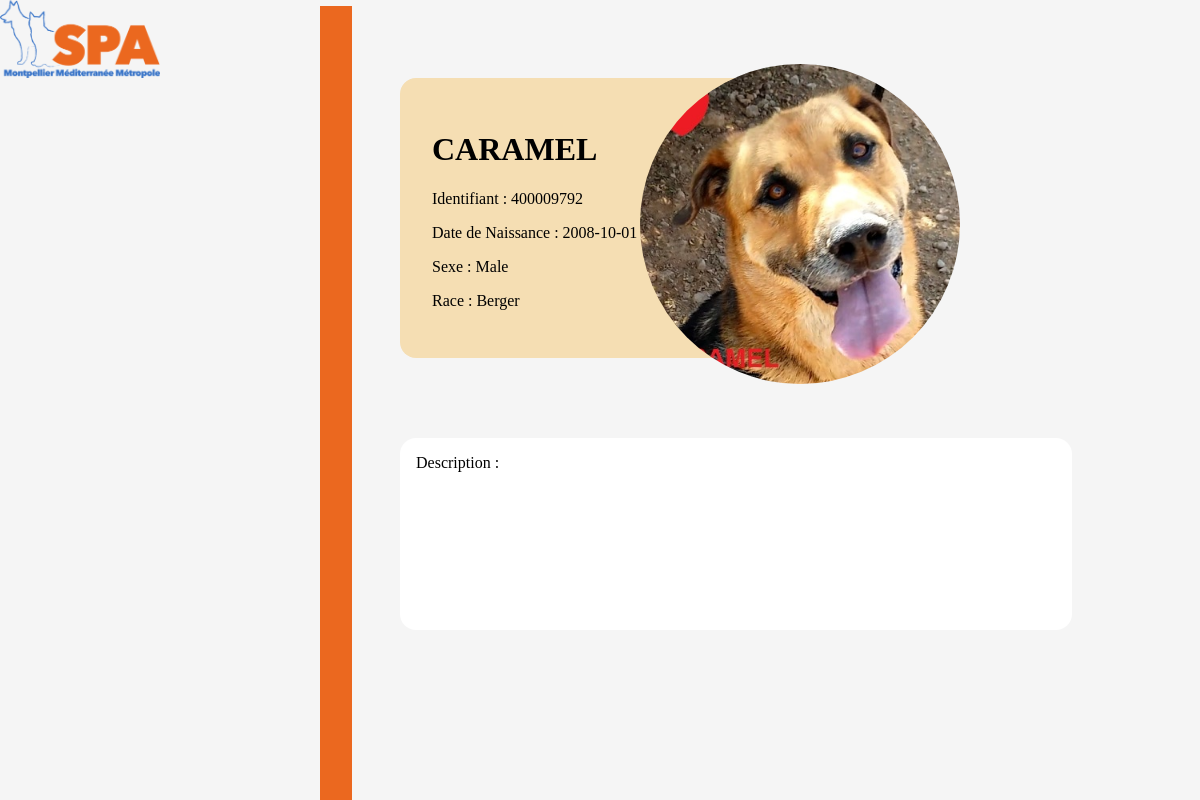
The page /Interface/Connexe/ficheChien.php?identifiant=400009792 on the database its author committed.
### tables this page shows
CREATE TABLE `chien` (
  `idChien` int(10) NOT NULL,
  `nomChien` varchar(50) DEFAULT NULL,
  `dateNaissance` date DEFAULT NULL,
  `dateEntree` date DEFAULT NULL,
  `dateSortie` varchar(10) DEFAULT NULL,
  `idSexe` int(1) DEFAULT NULL,
  `idSterilisation` int(1) DEFAULT NULL,
  `idTarification` int(1) DEFAULT NULL,
  `idMordeur` int(1) DEFAULT NULL,
  `photo` text NOT NULL,
  `description` text NOT NULL
);

CREATE TABLE `sexe` (
  `IdSexe` int(1) NOT NULL,
  `NomSexe` varchar(7) DEFAULT NULL
);

CREATE TABLE `races` (
  `idRace` int(3) NOT NULL,
  `nomRace` varchar(34) DEFAULT NULL
);

### Interface/Connexe/ficheChien.php (the view, shortened to what this page needs)
<html>
<head>
	<link rel="stylesheet" href="../Style/style.css" type="text/css" />
	<link rel="stylesheet" href="../Style/ficheChien.css" type="text/css" />
</head>
<body>
	<a href="../home.php"><img id="logo" src="../Image/spaLogo.png"></a>
	<hr class="separation"/>
	<?php
	$bdd = getBD();
	$rep = $bdd->query('select * from chien where idChien='.$_GET["identifiant"]);
	$sexe = $bdd->query('select sexe.NomSexe from chien,sexe where chien.idChien='.$_GET["identifiant"].' and chien.idSexe=sexe.IdSexe');
	$race = $bdd->query('select races.nomRace from races, etrerace where etrerace.idChien='.$_GET["identifiant"].' and races.idRace=etrerace.idRace ');
	$race=$race->fetch();
	$sexe = $sexe->fetch();
	$ligne = $rep->fetch();
	echo '<img class="rond" src="../../BD/photo/'.$ligne["photo"].'">';
	echo '<div id="chien">';
	echo "<h1 id='titre'>".$ligne["nomChien"]."</h1>";
	echo '<p id="iden"> Identifiant : '.$ligne["idChien"].'</p>';
	echo '<p>Date de Naissance : '.$ligne['dateNaissance'].'</p>';
	echo '<p>Sexe : '.$sexe['NomSexe'].'</p>';
	echo '<p>Race : '.$race['nomRace'].'</p>';
	echo '</div>';
	echo '<p id="description"> Description : <br> '.$ligne["description"].'</p>'
	?>
</body>
</html>

### Interface/Style/style.css (style rules this page uses)
body { margin: 0px; background-color: whitesmoke; }
* { border-color: red solid 5px; font-family: "Agency FB", Calibri, "Californian FB", serif }
#logo { width: 10em; }
.rond { display: inline-block; width: 150px; height: 150px; border-radius: 50%; overflow: hidden; }
img { width: inherit; height: inherit; border-radius: inherit; }
img { object-fit: cover; object-position: right center; }
img { transition: object-position .25s; }
.separation { position: fixed; margin-top :0px; margin-left: 20em; height: 110%; width : 2em; background: #EB681F; border-style: none; }

### Interface/Style/ficheChien.css (style rules this page uses)
.separation { margin-top: -6%; }
.rond { float: right; width: 20em; height: 20em; margin-top: 4em; margin-right: 15em; }
#chien { background-color: wheat; padding: 2em; width: 20em; border-radius: 1em; margin-left: 25em; }
#description { background-color: white; border-radius: 1em; padding: 1em; height: 10em; width: 40em; margin-left: 25em; margin-top: 5em; }

### rows shown on the page
chien: photo (picture), nomChien "CARAMEL", idChien "400009792", dateNaissance "2008-10-01"
sexe: NomSexe "Male"
races: nomRace "Berger"
